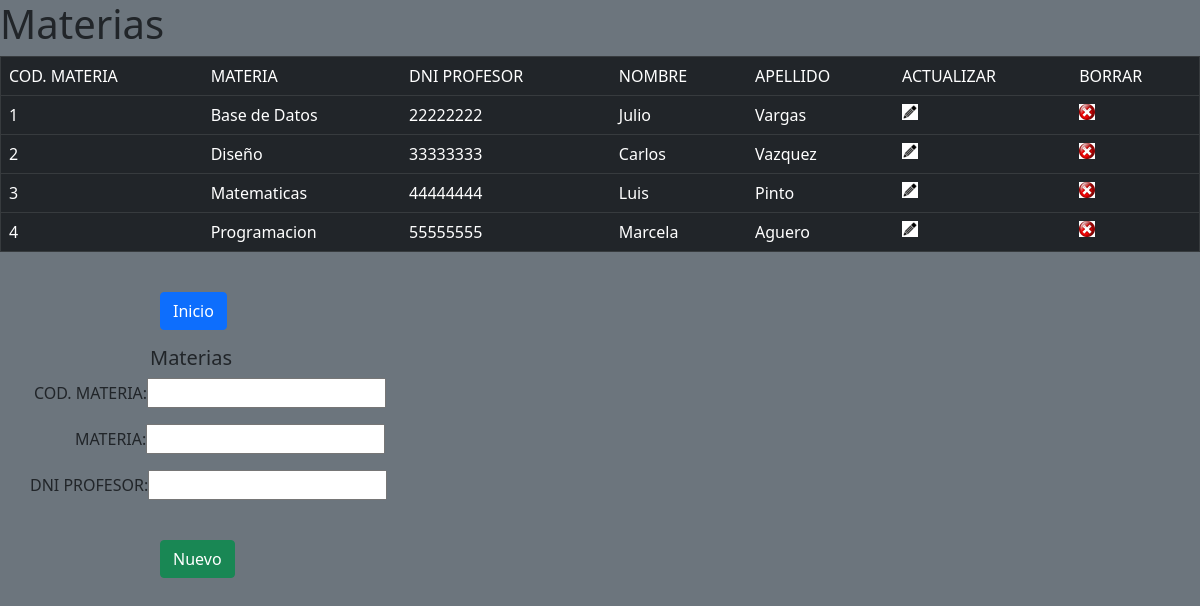
The app's page /materias.php with its own data.
### tables this page shows
CREATE TABLE `materias` (
  `mat_cod` int(11) NOT NULL,
  `mat_nombre` varchar(20) DEFAULT NULL,
  `mat_prof_dni` int(11) DEFAULT NULL
);

CREATE TABLE `profesor` (
  `prof_dni` int(11) NOT NULL,
  `prof_nombre` varchar(20) DEFAULT NULL,
  `prof_apellido` varchar(20) DEFAULT NULL,
  `prof_titulo` varchar(20) DEFAULT NULL
);

### materias.php (the view, shortened to what this page needs)
<html>
    <head>
       <link href="https://cdn.jsdelivr.net/npm/bootstrap@5.1.3/dist/css/bootstrap.min.css" rel="stylesheet">
    </head>
    <body class="bg-secondary">
       <?php
         $controlBtnAct=false;
        ?>
        <div class="notas">
          <h1>Materias</h1>
          <div class="opciones" class="tabla">
            <table border="1" class="table table-dark">
              <tr>
                <td>COD. MATERIA</td>
                <td>MATERIA</td>
                <td>DNI PROFESOR</td>
                <td>NOMBRE</td>
                <td>APELLIDO</td>
                <td>ACTUALIZAR</td>
                <td>BORRAR</td>
              </tr>
              <?php
                $conexion=mysqli_connect('localhost','root','','sga_Belgrano');
                $sql='SELECT mat_cod, mat_nombre, prof_dni, prof_nombre, prof_apellido FROM profesor, materias WHERE prof_dni=mat_prof_dni';
                $resultado= mysqli_query($conexion, $sql);
                while($mostrar= mysqli_fetch_array($resultado)){
              ?>
              <tr>
                <td><?php echo $mostrar[0]?></td>
                <td><?php echo $mostrar[1]?></td>
                <td><?php echo $mostrar[2]?></td>
                <td><?php echo $mostrar[3]?></td>
                <td><?php echo $mostrar[4]?></td>
                <td ><a href="materias.php?accion=Actualizar&&id=<?php echo $mostrar[0]?>" class="modificar" name="Actualizar"> <img src="editar1.png"</a> </td>
                <td ><a href="materias.php?accion=Borrar&&id=<?php echo $mostrar[0]?>" class="eliminar" name="Borrar"> <img src="eliminar1.png"</a></td>
              </tr>
              <?php
              }
              ?>
            </table>
            <br/>
            <form action="index.php" method="POST">
               <spam>
                 <input type="submit" class="btn btn-primary" name="volver" value="Inicio" class="enviar">
               </spam>
            </form>
          </div>
        </div>
        <div class="notas">
          <form action="<?php echo htmlspecialchars($_SERVER['PHP_SELF'])?>" method="POST">
            <h5 class="p6" class="text-success">Materias </h5>
            <p class="p1" class="text-success">COD. MATERIA:<input type="text" name=codmateria value="<?php echo $mostrar2[0]?>" id="codmateria"class="text"></p>
            <p class="p4" class="text-success">MATERIA:<input type="text" name="materia" value="<?php echo $mostrar2[2]?>" id="materia" class="text"></p>
            <p class="p5" class="text-success">DNI PROFESOR:<input type="text" name="dniprofesor" value="<?php echo $mostrar2[2]?>" id="dniprofesor" class="text"></p>
            <br/>
            <?php
            if ($controlBtnAct )
             {?>
            <spam>
             <input type="submit" name="Modificar" class="btn btn-warning" value="Modificar" onclick="return EnviarForm()" class="enviar" class="modificar">
            </spam>
             <?php }else { ?>
            <spam>
             <input type="submit" name="Nuevo" class="btn btn-success" value="Nuevo" onclick="return EnviarForm()" class="enviar">
            </spam>
                <?php } ?>
          </form>
        </div>
    </body>
</html>

### materias.php (style rules this page uses)
.p1 { padding-left: 34px; }
.p4 { padding-left: 75px; }
.p5 { padding-left: 30px; }
.p6 { padding-left: 150px; }
spam { margin-left: 160px; }

### records on screen
materias: mat_cod "1", mat_nombre "Base de Datos", mat_prof_dni.prof_dni "22222222", mat_prof_dni.prof_nombre "Julio", mat_prof_dni.prof_apellido "Vargas"
materias: mat_cod "2", mat_nombre "Diseño", mat_prof_dni.prof_dni "33333333", mat_prof_dni.prof_nombre "Carlos", mat_prof_dni.prof_apellido "Vazquez"
materias: mat_cod "3", mat_nombre "Matematicas", mat_prof_dni.prof_dni "44444444", mat_prof_dni.prof_nombre "Luis", mat_prof_dni.prof_apellido "Pinto"
materias: mat_cod "4", mat_nombre "Programacion", mat_prof_dni.prof_dni "55555555", mat_prof_dni.prof_nombre "Marcela", mat_prof_dni.prof_apellido "Aguero"
